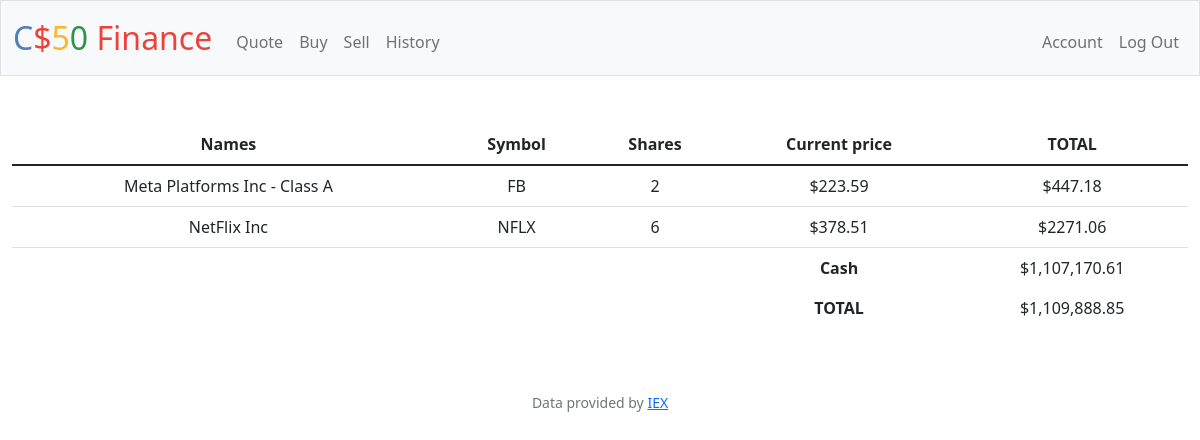
Page / (signed in) on the earlier database version.
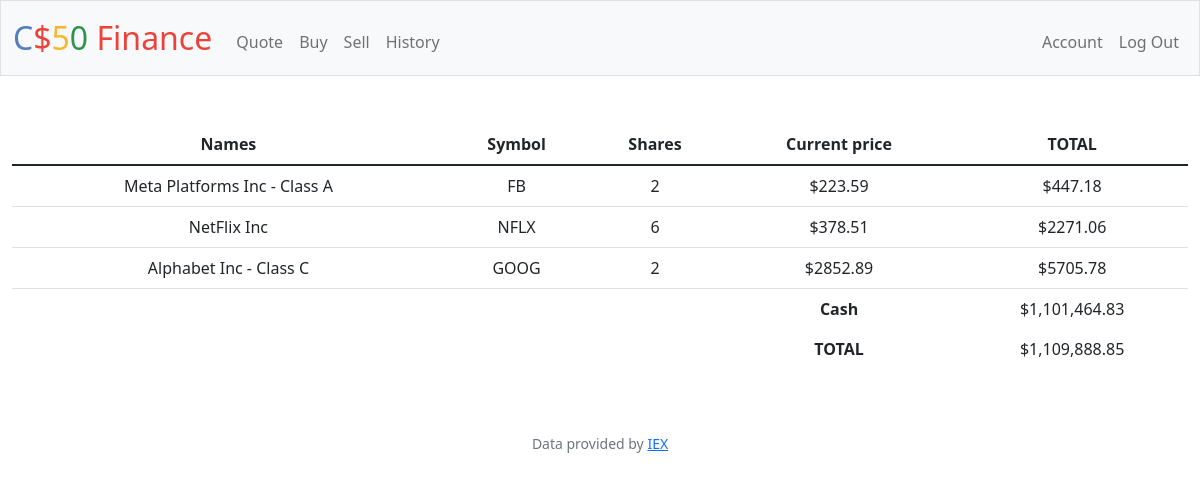
Same page on the later database version.
### tables this page shows
CREATE TABLE wallets (
    ownID INTEGER PRIMARY KEY AUTOINCREMENT NOT NULL,
    symbol TEXT NOT NULL,
    shares INTEGER NOT NULL,
    value INTEGER NOT NULL,
    total INTEGER NOT NULL,
    name TEXT NOT NULL,
    idName INTEGER NOT NULL,
    FOREIGN KEY (idName) REFERENCES users(id)
);

### app.py (the view)
@app.route("/")
@login_required
def index():
    current_user = session["user_id"]
    total_py = 0
    i = 0
    wallet_list = db.execute("SELECT * FROM wallets WHERE idName = ?", current_user)
    row2 = db.execute("SELECT cash FROM users WHERE id = ?", current_user)
    current_cash_py = row2[0]["cash"]
    current_cash = usd(current_cash_py)
    total_row = db.execute("SELECT total FROM wallets WHERE idName = ?", current_user)
    for row in total_row:
        tmp = total_row[i]["total"]
        total_py += tmp
        i += 1
    total = usd(total_py)
    totaltotal_py = total_py + current_cash_py
    totaltotal = usd(totaltotal_py)
    return render_template("index.html", wallet=wallet_list, cash=current_cash, total=total, totaltotal=totaltotal)

### app.py (called while the page is built)
@app.after_request
def after_request(response):
    response.headers["Cache-Control"] = "no-cache, no-store, must-revalidate"
    response.headers["Expires"] = 0
    response.headers["Pragma"] = "no-cache"
    return response

### helpers.py (called while the page is built)
def login_required(f):
    @wraps(f)
    def decorated_function(*args, **kwargs):
        if session.get("user_id") is None:
            return redirect("/login")
        return f(*args, **kwargs)
    return decorated_function

def usd(value):
    return f"${value:,.2f}"

### templates/index.html (shortened to what this page needs)
{% extends "layout.html" %}
{% block main %}
    <table class="table">
        <thead>
            <tr>
                <th>Names</th>
                <th>Symbol</th>
                <th>Shares</th>
                <th>Current price</th>
                <th>TOTAL</th>
            </tr>
        </thead>
        <tbody>
            {% for row in wallet %}
                <tr>
                    <td>{{ row.name }}</td>
                    <td>{{ row.symbol }}</td>
                    <td>{{ row.shares }}</td>
                    <td>${{ row.value }}</td>
                    <td>${{ row.total }}</td>
                </tr>
            {% endfor %}
                <tr>
                    <td class="no-border"></td>
                    <td class="no-border"></td>
                    <td class="no-border"></td>
                    <td class="no-border"><b>Cash</b></td>
                    <td class="no-border">{{ cash }}</td>
                </tr>
                <tr>
                    <td class="no-border"></td>
                    <td class="no-border"></td>
                    <td class="no-border"></td>
                    <td class="no-border"><b>TOTAL</b></td>
                    <td class="no-border">{{ totaltotal }}</td>
                </tr>
        </tbody>
    </table>
{% endblock %}

### templates/layout.html (shortened to what this page needs)
<!DOCTYPE html>
<html lang="en">
    <head>
        <link href="https://cdn.jsdelivr.net/npm/bootstrap@5.1.3/dist/css/bootstrap.min.css" rel="stylesheet">
        <link rel="stylesheet" href="https://cdn.jsdelivr.net/npm/bootstrap-icons@1.5.0/font/bootstrap-icons.css">
        <link href="/static/styles.css" rel="stylesheet">
    </head>
    <body>
        <nav class="bg-light border navbar navbar-expand-md navbar-light">
            <div class="container-fluid">
                <a class="navbar-brand" href="/"><span class="blue">C</span><span class="red">$</span><span class="yellow">5</span><span class="green">0</span> <span class="red">Finance</span></a>
                <div class="collapse navbar-collapse" id="navbar">
                    {% if session["user_id"] %}
                        <ul class="navbar-nav me-auto mt-2">
                            <li class="nav-item"><a class="nav-link" href="/quote">Quote</a></li>
                            <li class="nav-item"><a class="nav-link" href="/buy">Buy</a></li>
                            <li class="nav-item"><a class="nav-link" href="/sell">Sell</a></li>
                            <li class="nav-item"><a class="nav-link" href="/history">History</a></li>
                        </ul>
                        <ul class="navbar-nav ms-auto mt-2">
                            <li class="nav-item"><a class="nav-link" href="/account">Account</a></li>
                            <li class="nav-item"><a class="nav-link" href="/logout">Log Out</a></li>
                        </ul>
                    {% else %}
                        <ul class="navbar-nav ms-auto mt-2">
                            <li class="nav-item"><a class="nav-link" href="/register">Register</a></li>
                            <li class="nav-item"><a class="nav-link" href="/login">Log In</a></li>
                        </ul>
                    {% endif %}
                </div>
            </div>
        </nav>
        <main class="container-fluid py-5 text-center">
            {% block main %}{% endblock %}
        </main>
        <footer class="mb-5 small text-center text-muted">
            Data provided by <a href="https://iexcloud.io/">IEX</a>
        </footer>
    </body>
</html>

### static/styles.css (style rules this page uses)
nav .navbar-brand { font-size: xx-large; }
nav .navbar-brand .blue { color: #537fbe; }
nav .navbar-brand .red { color: #ea433b; }
nav .navbar-brand .yellow { color: #f5b82e; }
nav .navbar-brand .green { color: #2e944b; }
.no-border { border-style: none; }

Differences in the rows shown:
added wallets: name "Alphabet Inc - Class C", symbol "GOOG", shares "2", value "2852.89", total "5705.78"
Other differences:
{{ cash }}: "$1,107,170.61" → "$1,101,464.83"
